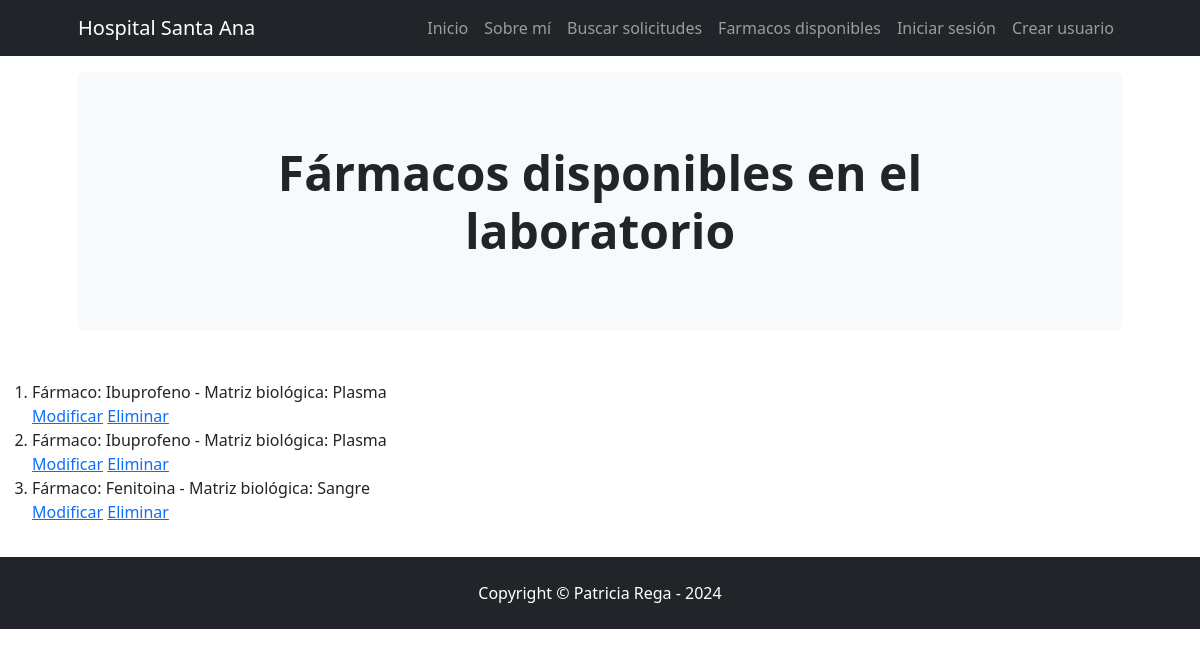
The page /AppCoder/ver_farmaco/ on the database as committed earlier.
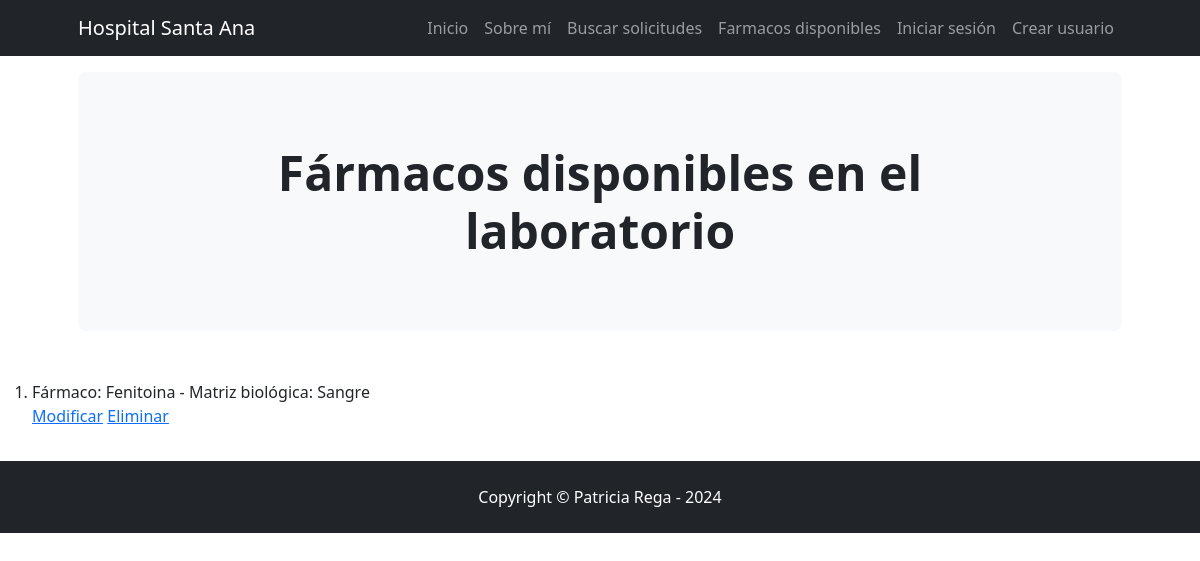
The same page on the database as committed later.
### AppCoder/models.py (models this page shows, shortened)
class Farmaco(models.Model):
    nombre = models.CharField(max_length=30)
    matriz_biologica = models.CharField(max_length=30)

### AppCoder/views.py (the view)
# urls.py: path("ver_farmaco/", ver_farmaco, name = 'ver farmaco'),
def ver_farmaco(request):
    todos_farmacos = Farmaco.objects.all()
    return render(request, "ver_farmaco.html", {"total":todos_farmacos})

### AppCoder/templates/ver_farmaco.html
{% extends "padre.html" %}
{% block encabezado %}
Fármacos disponibles en el laboratorio
{% endblock %}
{% block cuerpo %}
<ol>
    {% for valor in total %}
    <li> Fármaco: {{valor.nombre}} - Matriz biológica: {{valor.matriz_biologica}} </li>
    <a href="{% url 'Editar farmaco' valor.id %}">Modificar</a>
    <a href="{% url 'Eliminar farmaco' valor.id %}">Eliminar</a>
    {% endfor %}
</ol>
{% endblock %}

Rows that differ between the two databases and show on the page:
removed Farmaco: nombre "Ibuprofeno", matriz_biologica "Plasma"
removed Farmaco: nombre "Ibuprofeno", matriz_biologica "Plasma"
